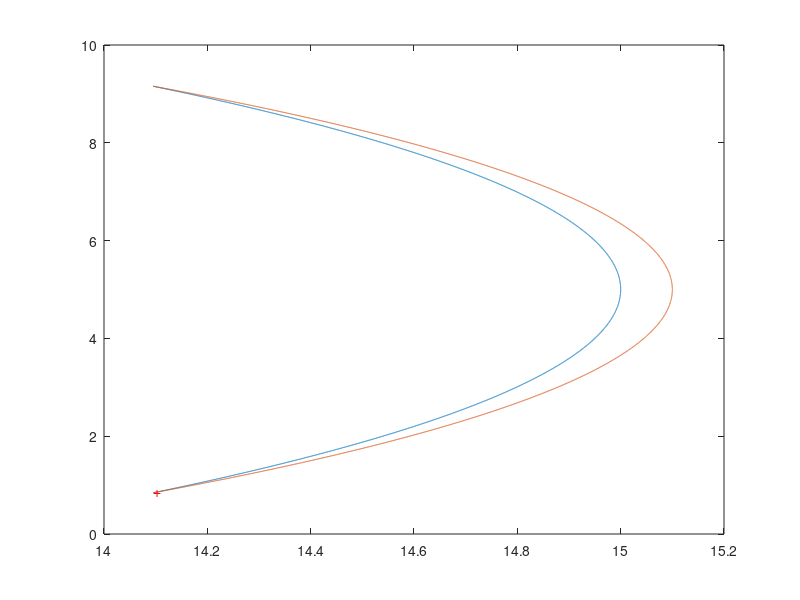

MATLAB code to generate this figure:
function rcont7()
% Display the feasible region of the Non-linear Constrained Optimization 
% This example comes from:
%    'On the Use of Non-Stationary Penalty Functions to Solve
%     Non-linear Constrained Optimization Problems with GA's'
%
%    Authors: J. Joines and C. Houck
%    North Carolina State University
%
% Optimization Problem 1:
%
%     f(x)=(x1-10)^3 +(x2-20)^3;
%
% subject to the constraints:
%     
%    (x1-5)^2+(x2-5)^2 >= 100 
%    (x1-6)^2+(x2-5)^2 <= 82.81
%
% and bounds: 13 <=x1<=100; 0<=x2<=100 
%
% well-known global solution is (14.095 .84296);
%       fmin=-6961.81381


% All Rights Reserved, 
% Revision 3.0, Oct. 1996
% Evolution Strategy Toolbox 1993-96
% To Thanh Binh University of Magdeburg Germany



y=[.843:.001:9.157];
hold off

plot(5+sqrt(100-(y-5).^2),y);
hold on
plot(6+sqrt(82.81-(y-5).^2),y);
text(14.095,.84296,'+','color','r')
%
